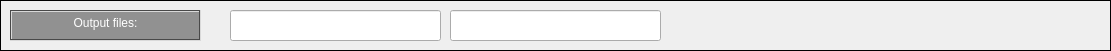
    <widget class="QFrame" name="frame_7">
     <property name="geometry">
      <rect>
       <x>60</x>
       <y>70</y>
       <width>1111</width>
       <height>51</height>
      </rect>
     </property>
     <property name="frameShape">
      <enum>QFrame::Box</enum>
     </property>
     <property name="frameShadow">
      <enum>QFrame::Plain</enum>
     </property>
     <property name="lineWidth">
      <number>1</number>
     </property>
     <widget class="QTextBrowser" name="description_output_files">
      <property name="enabled">
       <bool>false</bool>
      </property>
      <property name="geometry">
       <rect>
        <x>10</x>
        <y>10</y>
        <width>191</width>
        <height>31</height>
       </rect>
      </property>
      <property name="palette">
       <palette>
        <active>
         <colorrole role="WindowText">
          <brush brushstyle="SolidPattern">
           <color alpha="255">
            <red>0</red>
            <green>0</green>
            <blue>0</blue>
           </color>
          </brush>
         </colorrole>
         <colorrole role="Button">
          <brush brushstyle="SolidPattern">
           <color alpha="255">
            <red>145</red>
            <green>145</green>
            <blue>145</blue>
           </color>
          </brush>
         </colorrole>
         <colorrole role="Light">
          <brush brushstyle="SolidPattern">
           <color alpha="255">
            <red>217</red>
            <green>217</green>
            <blue>217</blue>
           </color>
          </brush>
         </colorrole>
         <colorrole role="Midlight">
          <brush brushstyle="SolidPattern">
           <color alpha="255">
            <red>181</red>
            <green>181</green>
            <blue>181</blue>
           </color>
          </brush>
         </colorrole>
         <colorrole role="Dark">
          <brush brushstyle="SolidPattern">
           <color alpha="255">
            <red>72</red>
            <green>72</green>
            <blue>72</blue>
           </color>
          </brush>
         </colorrole>
         <colorrole role="Mid">
          <brush brushstyle="SolidPattern">
           <color alpha="255">
            <red>97</red>
            <green>97</green>
            <blue>97</blue>
           </color>
          </brush>
         </colorrole>
         <colorrole role="Text">
          <brush brushstyle="SolidPattern">
           <color alpha="255">
            <red>0</red>
            <green>0</green>
            <blue>0</blue>
           </color>
          </brush>
         </colorrole>
         <colorrole role="BrightText">
          <brush brushstyle="SolidPattern">
           <color alpha="255">
            <red>255</red>
            <green>255</green>
            <blue>255</blue>
           </color>
          </brush>
         </colorrole>
         <colorrole role="ButtonText">
          <brush brushstyle="SolidPattern">
           <color alpha="255">
            <red>0</red>
            <green>0</green>
            <blue>0</blue>
           </color>
          </brush>
         </colorrole>
         <colorrole role="Base">
          <brush brushstyle="SolidPattern">
           <color alpha="255">
            <red>255</red>
            <green>255</green>
            <blue>255</blue>
           </color>
          </brush>
         </colorrole>
         <colorrole role="Window">
          <brush brushstyle="SolidPattern">
           <color alpha="255">
            <red>145</red>
            <green>145</green>
            <blue>145</blue>
           </color>
          </brush>
         </colorrole>
         <colorrole role="Shadow">
          <brush brushstyle="SolidPattern">
           <color alpha="255">
            <red>0</red>
            <green>0</green>
            <blue>0</blue>
           </color>
          </brush>
         </colorrole>
         <colorrole role="AlternateBase">
          <brush brushstyle="SolidPattern">
           <color alpha="255">
            <red>200</red>
            <green>200</green>
            <blue>200</blue>
           </color>
          </brush>
         </colorrole>
         <colorrole role="ToolTipBase">
          <brush brushstyle="SolidPattern">
           <color alpha="255">
            <red>255</red>
            <green>255</green>
            <blue>220</blue>
           </color>
          </brush>
         </colorrole>
         <colorrole role="ToolTipText">
          <brush brushstyle="SolidPattern">
           <color alpha="255">
            <red>0</red>
            <green>0</green>
            <blue>0</blue>
           </color>
          </brush>
         </colorrole>
         <colorrole role="PlaceholderText">
          <brush brushstyle="SolidPattern">
           <color alpha="128">
            <red>0</red>
            <green>0</green>
            <blue>0</blue>
           </color>
          </brush>
         </colorrole>
        </active>
        <inactive>
         <colorrole role="WindowText">
          <brush brushstyle="SolidPattern">
           <color alpha="255">
            <red>0</red>
            <green>0</green>
            <blue>0</blue>
           </color>
          </brush>
         </colorrole>
         <colorrole role="Button">
          <brush brushstyle="SolidPattern">
           <color alpha="255">
            <red>145</red>
            <green>145</green>
            <blue>145</blue>
           </color>
          </brush>
         </colorrole>
         <colorrole role="Light">
          <brush brushstyle="SolidPattern">
           <color alpha="255">
            <red>217</red>
            <green>217</green>
            <blue>217</blue>
           </color>
          </brush>
         </colorrole>
         <colorrole role="Midlight">
          <brush brushstyle="SolidPattern">
           <color alpha="255">
            <red>181</red>
            <green>181</green>
            <blue>181</blue>
           </color>
          </brush>
         </colorrole>
         <colorrole role="Dark">
          <brush brushstyle="SolidPattern">
           <color alpha="255">
            <red>72</red>
            <green>72</green>
            <blue>72</blue>
           </color>
          </brush>
         </colorrole>
         <colorrole role="Mid">
          <brush brushstyle="SolidPattern">
           <color alpha="255">
            <red>97</red>
            <green>97</green>
            <blue>97</blue>
           </color>
          </brush>
         </colorrole>
         <colorrole role="Text">
          <brush brushstyle="SolidPattern">
           <color alpha="255">
            <red>0</red>
            <green>0</green>
            <blue>0</blue>
           </color>
          </brush>
         </colorrole>
         <colorrole role="BrightText">
          <brush brushstyle="SolidPattern">
           <color alpha="255">
            <red>255</red>
            <green>255</green>
            <blue>255</blue>
           </color>
          </brush>
         </colorrole>
         <colorrole role="ButtonText">
          <brush brushstyle="SolidPattern">
           <color alpha="255">
            <red>0</red>
            <green>0</green>
            <blue>0</blue>
           </color>
          </brush>
         </colorrole>
         <colorrole role="Base">
          <brush brushstyle="SolidPattern">
           <color alpha="255">
            <red>255</red>
            <green>255</green>
            <blue>255</blue>
           </color>
          </brush>
         </colorrole>
         <colorrole role="Window">
          <brush brushstyle="SolidPattern">
           <color alpha="255">
            <red>145</red>
            <green>145</green>
            <blue>145</blue>
           </color>
          </brush>
         </colorrole>
         <colorrole role="Shadow">
          <brush brushstyle="SolidPattern">
           <color alpha="255">
            <red>0</red>
            <green>0</green>
            <blue>0</blue>
           </color>
          </brush>
         </colorrole>
         <colorrole role="AlternateBase">
          <brush brushstyle="SolidPattern">
           <color alpha="255">
            <red>200</red>
            <green>200</green>
            <blue>200</blue>
           </color>
          </brush>
         </colorrole>
         <colorrole role="ToolTipBase">
          <brush brushstyle="SolidPattern">
           <color alpha="255">
            <red>255</red>
            <green>255</green>
            <blue>220</blue>
           </color>
          </brush>
         </colorrole>
         <colorrole role="ToolTipText">
          <brush brushstyle="SolidPattern">
           <color alpha="255">
            <red>0</red>
            <green>0</green>
            <blue>0</blue>
           </color>
          </brush>
         </colorrole>
         <colorrole role="PlaceholderText">
          <brush brushstyle="SolidPattern">
           <color alpha="128">
            <red>0</red>
            <green>0</green>
            <blue>0</blue>
           </color>
          </brush>
         </colorrole>
        </inactive>
        <disabled>
         <colorrole role="WindowText">
          <brush brushstyle="SolidPattern">
           <color alpha="255">
            <red>72</red>
            <green>72</green>
            <blue>72</blue>
           </color>
          </brush>
         </colorrole>
         <colorrole role="Button">
          <brush brushstyle="SolidPattern">
           <color alpha="255">
            <red>145</red>
            <green>145</green>
            <blue>145</blue>
           </color>
          </brush>
         </colorrole>
         <colorrole role="Light">
          <brush brushstyle="SolidPattern">
           <color alpha="255">
            <red>217</red>
            <green>217</green>
            <blue>217</blue>
           </color>
          </brush>
         </colorrole>
         <colorrole role="Midlight">
          <brush brushstyle="SolidPattern">
           <color alpha="255">
            <red>181</red>
            <green>181</green>
            <blue>181</blue>
           </color>
          </brush>
         </colorrole>
         <colorrole role="Dark">
          <brush brushstyle="SolidPattern">
           <color alpha="255">
            <red>72</red>
            <green>72</green>
            <blue>72</blue>
           </color>
          </brush>
         </colorrole>
         <colorrole role="Mid">
          <brush brushstyle="SolidPattern">
           <color alpha="255">
            <red>97</red>
            <green>97</green>
            <blue>97</blue>
           </color>
          </brush>
         </colorrole>
         <colorrole role="Text">
          <brush brushstyle="SolidPattern">
           <color alpha="255">
            <red>72</red>
            <green>72</green>
            <blue>72</blue>
           </color>
          </brush>
         </colorrole>
         <colorrole role="BrightText">
          <brush brushstyle="SolidPattern">
           <color alpha="255">
            <red>255</red>
            <green>255</green>
            <blue>255</blue>
           </color>
          </brush>
         </colorrole>
         <colorrole role="ButtonText">
          <brush brushstyle="SolidPattern">
           <color alpha="255">
            <red>72</red>
            <green>72</green>
            <blue>72</blue>
           </color>
          </brush>
         </colorrole>
         <colorrole role="Base">
          <brush brushstyle="SolidPattern">
           <color alpha="255">
            <red>145</red>
            <green>145</green>
            <blue>145</blue>
           </color>
          </brush>
         </colorrole>
         <colorrole role="Window">
          <brush brushstyle="SolidPattern">
           <color alpha="255">
            <red>145</red>
            <green>145</green>
            <blue>145</blue>
           </color>
          </brush>
         </colorrole>
         <colorrole role="Shadow">
          <brush brushstyle="SolidPattern">
           <color alpha="255">
            <red>0</red>
            <green>0</green>
            <blue>0</blue>
           </color>
          </brush>
         </colorrole>
         <colorrole role="AlternateBase">
          <brush brushstyle="SolidPattern">
           <color alpha="255">
            <red>145</red>
            <green>145</green>
            <blue>145</blue>
           </color>
          </brush>
         </colorrole>
         <colorrole role="ToolTipBase">
          <brush brushstyle="SolidPattern">
           <color alpha="255">
            <red>255</red>
            <green>255</green>
            <blue>220</blue>
           </color>
          </brush>
         </colorrole>
         <colorrole role="ToolTipText">
          <brush brushstyle="SolidPattern">
           <color alpha="255">
            <red>0</red>
            <green>0</green>
            <blue>0</blue>
           </color>
          </brush>
         </colorrole>
         <colorrole role="PlaceholderText">
          <brush brushstyle="SolidPattern">
           <color alpha="128">
            <red>0</red>
            <green>0</green>
            <blue>0</blue>
           </color>
          </brush>
         </colorrole>
        </disabled>
       </palette>
      </property>
      <property name="font">
       <font>
        <pointsize>9</pointsize>
       </font>
      </property>
      <property name="frameShape">
       <enum>QFrame::Box</enum>
      </property>
      <property name="html">
       <string>&lt;!DOCTYPE HTML PUBLIC &quot;-//W3C//DTD HTML 4.0//EN&quot; &quot;http://www.w3.org/TR/REC-html40/strict.dtd&quot;&gt;
&lt;html&gt;&lt;head&gt;&lt;meta name=&quot;qrichtext&quot; content=&quot;1&quot; /&gt;&lt;style type=&quot;text/css&quot;&gt;
p, li { white-space: pre-wrap; }
&lt;/style&gt;&lt;/head&gt;&lt;body style=&quot; font-family:'MS Shell Dlg 2'; font-size:9pt; font-weight:400; font-style:normal;&quot;&gt;
&lt;p align=&quot;center&quot; style=&quot; margin-top:0px; margin-bottom:0px; margin-left:0px; margin-right:0px; -qt-block-indent:0; text-indent:0px;&quot;&gt;&lt;span style=&quot; color:#ffffff;&quot;&gt;Output files:&lt;/span&gt;&lt;/p&gt;&lt;/body&gt;&lt;/html&gt;</string>
      </property>
     </widget>
     <widget class="QLineEdit" name="csv_name_wall">
      <property name="geometry">
       <rect>
        <x>230</x>
        <y>10</y>
        <width>211</width>
        <height>31</height>
       </rect>
      </property>
      <property name="font">
       <font>
        <pointsize>9</pointsize>
       </font>
      </property>
      <property name="text">
       <string/>
      </property>
      <property name="alignment">
       <set>Qt::AlignCenter</set>
      </property>
      <property name="readOnly">
       <bool>true</bool>
      </property>
     </widget>
     <widget class="QLineEdit" name="csv_name_partial">
      <property name="geometry">
       <rect>
        <x>450</x>
        <y>10</y>
        <width>211</width>
        <height>31</height>
       </rect>
      </property>
      <property name="font">
       <font>
        <pointsize>9</pointsize>
       </font>
      </property>
      <property name="text">
       <string/>
      </property>
      <property name="alignment">
       <set>Qt::AlignCenter</set>
      </property>
      <property name="readOnly">
       <bool>true</bool>
      </property>
     </widget>
    </widget>
